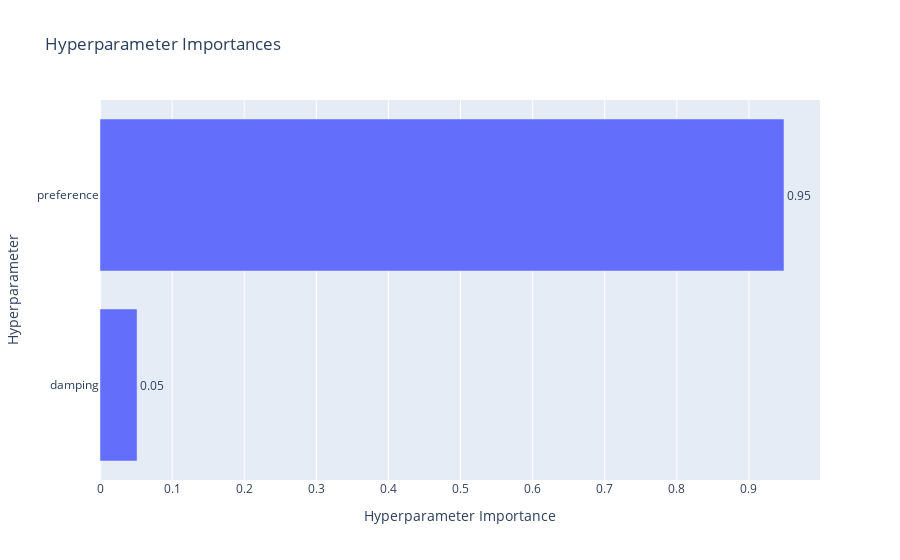

The notebook cell saved with this chart:
### Code cell
# Vẽ tầm quan trọng các tham số (Hyperparameter Importance)
optuna.visualization.plot_param_importances(study).show()

### Figure 1 — Plotly figure (JSON) as saved in the notebook; plotly's stock layout.template omitted (floating-point values rounded to 4 significant figures)
{"data": [{"cliponaxis": false, "hovertemplate": ["damping (FloatDistribution): 0.05139024603268163<extra></extra>", "preference (FloatDistribution): 0.9486097539673184<extra></extra>"], "name": "Objective Value", "orientation": "h", "text": ["0.05", "0.95"], "textposition": "outside", "type": "bar", "x": [0.05139, 0.9486], "y": ["damping", "preference"]}], "layout": {"title": {"text": "Hyperparameter Importances"}, "xaxis": {"title": {"text": "Hyperparameter Importance"}}, "yaxis": {"title": {"text": "Hyperparameter"}}}}
